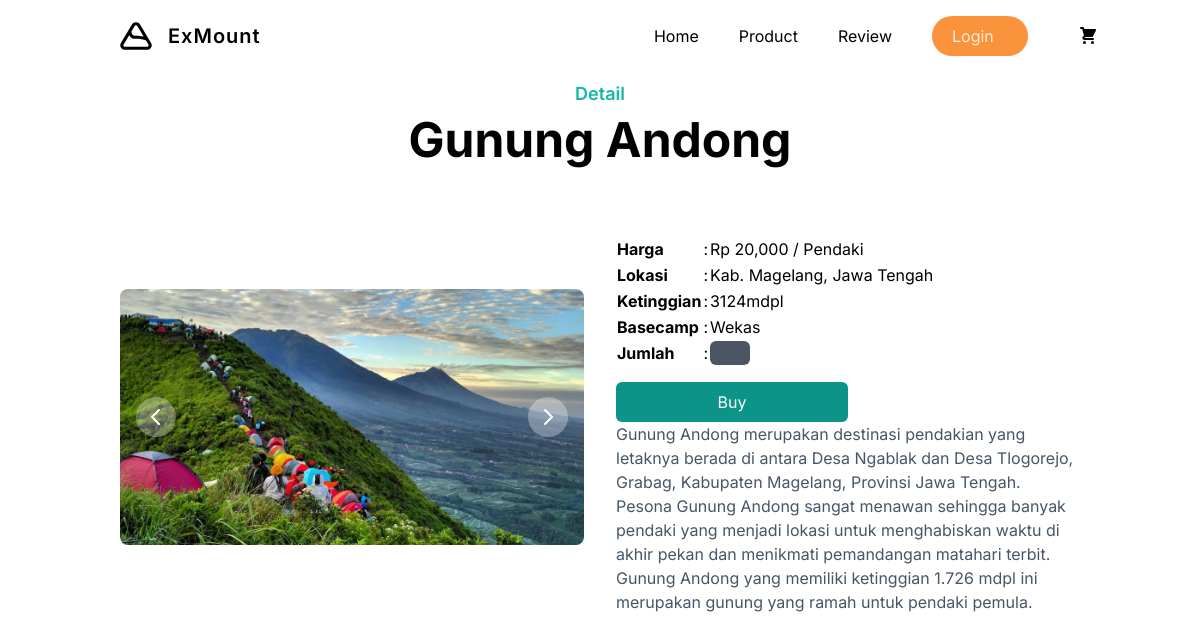
The app's page /detail.php?id=9 with its own data.
### tables this page shows
CREATE TABLE `mount` (
  `id_mount` int(11) NOT NULL,
  `nama_mount` varchar(30) NOT NULL,
  `lokasi_mount` varchar(100) NOT NULL,
  `foto_mount1` varchar(100) NOT NULL,
  `foto_mount2` varchar(100) NOT NULL,
  `foto_mount3` varchar(100) NOT NULL,
  `harga_tiket` int(11) NOT NULL,
  `desk_mount` text NOT NULL
);

### detail.php (the view, shortened to what this page needs)
<?php
include 'fungsi.php';
$id_mount = $_GET["id"];
$ambil = $koneksi->query("SELECT * FROM mount WHERE id_mount ='$id_mount'");
$detail = $ambil->fetch_assoc();
?>
<!DOCTYPE html>
<html lang="en">
<head>
    <link rel="stylesheet" href="./css/style.css">
</head>
<body>
    <?php include 'navbar.php'; ?>
    <section class="pt-20">
        <div class="container">
            <div class="w-full px-4">
                <div class="max-w-xl mx-auto text-center">
                    <h4 class="font-semibold text-lg mb-2 text-teal-500">Detail</h4>
                    <h2 class="font-bold text-dark text-3xl sm:text-4xl lg:text-5xl pb-4"><?php echo $detail['nama_mount']; ?></h2>
                </div>
            </div>
            <div class="flex flex-wrap">
                <div class="w-full self-center px-4 lg:w-1/2 my-10">
                    <div id="controls-carousel" class="relative" data-carousel="static">
                        <div class="overflow-hidden relative h-48 rounded-lg sm:h-64 xl:h-80 2xl:h-96">
                            <div class="duration-700 ease-in-out absolute inset-0 transition-all transform translate-x-0 z-20" data-carousel-item="active">
                                <img src="foto_mount/<?php echo $detail['foto_mount2']; ?>" class="block absolute top-1/2 left-1/2 w-full -translate-x-1/2 -translate-y-1/2" alt="...">
                            </div>
                        </div>
                        <button type="button" class="flex absolute top-0 left-0 z-30 justify-center items-center px-4 h-full cursor-pointer group focus:outline-none" data-carousel-prev="">
                            <span class="inline-flex justify-center items-center w-10 h-10 rounded-full bg-white/30 dark:bg-gray-800/30 group-hover:bg-white/50 dark:group-hover:bg-gray-800/60 group-focus:ring-4 group-focus:ring-white dark:group-focus:ring-gray-800/70 group-focus:outline-none">
                                <svg class="w-6 h-6 text-white dark:text-gray-800" fill="none" stroke="currentColor" viewBox="0 0 24 24" xmlns="http://www.w3.org/2000/svg">
                                    <path stroke-linecap="round" stroke-linejoin="round" stroke-width="2" d="M15 19l-7-7 7-7"></path>
                                </svg>
                            </span>
                        </button>
                        <button type="button" class="flex absolute top-0 right-0 z-30 justify-center items-center px-4 h-full cursor-pointer group focus:outline-none" data-carousel-next="">
                            <span class="inline-flex justify-center items-center w-10 h-10 rounded-full bg-white/30 dark:bg-gray-800/30 group-hover:bg-white/50 dark:group-hover:bg-gray-800/60 group-focus:ring-4 group-focus:ring-white dark:group-focus:ring-gray-800/70 group-focus:outline-none">
                                <svg class="w-6 h-6 text-white dark:text-gray-800" fill="none" stroke="currentColor" viewBox="0 0 24 24" xmlns="http://www.w3.org/2000/svg">
                                    <path stroke-linecap="round" stroke-linejoin="round" stroke-width="2" d="M9 5l7 7-7 7"></path>
                                </svg>
                            </span>
                        </button>
                    </div>
                </div>
                <div class="w-full py-10 px-4 lg:w-1/2">
                    <form action="" method="post">
                        <table class="my-4">
                            <tr>
                                <td><b>Harga</b></td>
                                <td>:</td>
                                <td>Rp <?php echo number_format($detail['harga_tiket']); ?> / Pendaki</td>
                            </tr>
                            <tr>
                                <td><b>Lokasi</b></td>
                                <td>:</td>
                                <td><?php echo $detail['lokasi_mount']; ?></td>
                            </tr>
                            <tr>
                                <td><b>Ketinggian</b></td>
                                <td>:</td>
                                <td>3124mdpl</td>
                            </tr>
                            <tr>
                                <td><b>Basecamp</b></td>
                                <td>:</td>
                                <td>Wekas</td>
                            </tr>
                            <tr>
                                <td><b>Jumlah</b></td>
                                <td>:</td>
                                <td>
                                    <input type="number" name="jumlah" id="jumlah" min="1" class="w-10 pl-2 bg-gray-600 rounded-md outline-none">
                                </td>
                        </table>
                        <button name="beli" class="bg-teal-600 text-white p-2 rounded-md hover:opacity-80 w-1/2">Buy</button>
                    </form>
                    <p class="text-slate-600"><?php echo $detail['desk_mount']; ?></p>
                </div>
            </div>
        </div>
    </section>
</body>

### records on screen
mount: nama_mount "Gunung Andong", foto_mount2 (picture), harga_tiket "20,000", lokasi_mount "Kab. Magelang, Jawa Tengah", desk_mount "Gunung Andong merupakan destinasi pendakian yang letaknya berada di antara Desa Ngablak dan Desa Tlogorejo, Grabag, Kabupaten Magelang, Provinsi Jawa Tengah. Pesona Gunung Andong sangat menawan sehingga banyak pendaki yang menjadi lokasi untuk menghabiskan waktu di akhir pekan dan menikmati pemandangan matahari terbit. Gunung Andong yang memiliki ketinggian 1.726 mdpl ini merupakan gunung yang ramah untuk pendaki pemula."
